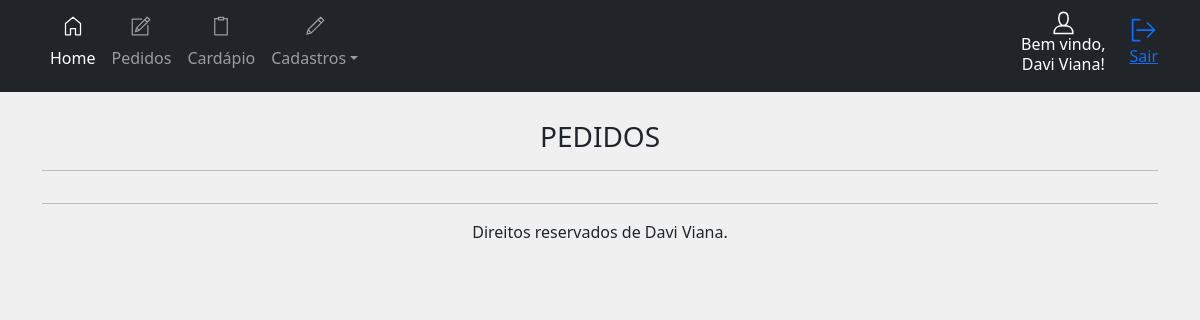
The app's page /painel/pedidos (signed in), older data.
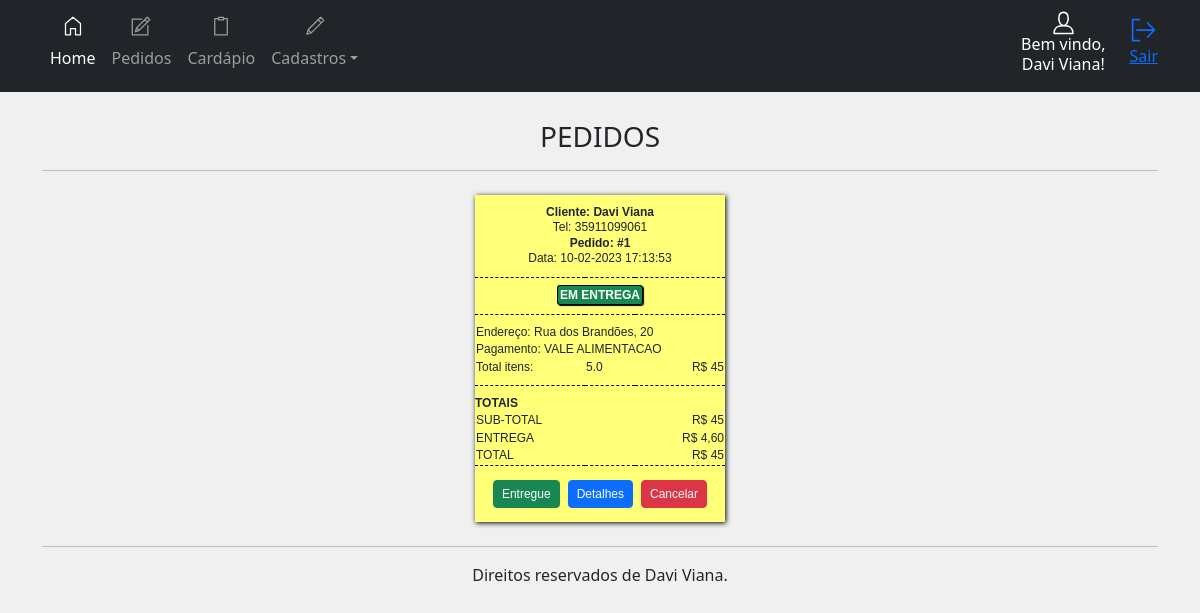
The same page, newer data.
### app/__init__.py (models this page shows, shortened)
class users(UserMixin, db.Model):
    id = db.Column(db.Integer, primary_key=True, autoincrement=True)
    user = db.Column(db.String(10))
    nome = db.Column(db.String(50))
    email = db.Column(db.String(100))
    senha = db.Column(db.String(200))
    administrador = db.Column(db.String(20))
    situacao = db.Column(db.String(20))
    dt_criacao = db.Column(db.DATETIME)

class pedidos(UserMixin, db.Model):
    id = db.Column(db.Integer, primary_key=True)
    nome_cliente = db.Column(db.String(100))
    sub_total = db.Column(db.String(100))
    tipo_entrega = db.Column(db.String(100))
    total = db.Column(db.String(200))
    total_itens = db.Column(db.String(100))
    observacao = db.Column(db.String(200))
    pagamento = db.Column(db.String(100))
    endereco = db.Column(db.String(100))
    tel = db.Column(db.String(200))
    dt_pedido = db.Column(db.String(50))
    dt_inicio = db.Column(db.String(50))
    dt_concluido = db.Column(db.String(50))
    situacao = db.Column(db.String(50))

### app/panel.py (the view, shortened to what this page needs)
@bp.route('/pedido/<int:id>/<case>', methods=['POST', 'GET'])
@bp.route('/pedidos', methods=['POST', 'GET'])
@login_required
def pedidos_(id=None, case=None):
    menu_panel = load_menu()
    all_pedidos = pedidos.query.filter(
        pedidos.situacao != 'FINALIZADO', pedidos.situacao != 'CANCELADO').all()
    return render_template('panel/pedidos.html', menu_panel=menu_panel, all_pedidos=all_pedidos)

### app/__init__.py (called while the page is built)
@login_manager.user_loader
def get(user):
    return users.query.get(user)

def load_menu():
    empresa = cadempresa.query.filter_by(id=1).first()
    if empresa is None:
        nome_empresa = 'NOME EMPRESA'
    else:
        nome_empresa = empresa.nome_empresa
    nome = current_user.nome
    badgeOrder = pedidos.query.filter_by(situacao='PENDENTE').all()
    return nome, nome_empresa, len(badgeOrder)

### app/templates/panel/pedidos.html (shortened to what this page needs)
{% extends 'panel/home.html' %}
{% block panel %}
<br>
<h3 style="text-align: center;">PEDIDOS</h3>
<hr>
<div class="d-flex justify-content-around flex-wrap">
    {% for pedido in all_pedidos %}
    <table class="printer-ticket m-2">
        <thead>
            <tr>
                <th colspan="3">
                    <b>Cliente: {{ pedido.nome_cliente }}</b> <br>
                    Tel: {{ pedido.tel }} <br>
                    <b>Pedido: #{{ pedido.id }}</b> <br>
                    Data: {{ pedido.dt_pedido }}
                </th>
            </tr>
            <tr>
                <th class="ttu" colspan="3">
                    {% if pedido.situacao == 'PENDENTE' %}
                    <b class="situacao bg-danger">PENDENTE</b>
                    {% elif pedido.situacao == 'EM ANDAMENTO' %}
                    <b class="situacao bg-secondary">EM ANDAMENTO</b>
                    {% elif pedido.situacao == 'EM ENTREGA' %}
                    <b class="situacao bg-success">EM ENTREGA</b>
                    {% elif pedido.situacao == 'RETIRAR' %}
                    <b class="situacao bg-success">À RETIRAR</b>
                    {% endif %}
                </th>
            </tr>
        </thead>
        <tbody>
            <tr class="top">
                <td colspan="3">Endereço: {{ pedido.endereco }}</td>
            </tr>
            <tr>
                <td colspan="3">Pagamento: {{ pedido.pagamento }}</td>
            </tr>
            <tr>
                <td>Total itens:</td>
                <td>5.0</td>
                <td>R$ {{ pedido.sub_total }}</td>
            </tr>
        </tbody>
        <tfoot>
            <tr class="sup ttu p--0">
                <td colspan="3">
                    <b>Totais</b>
                </td>
            </tr>
            <tr class="ttu">
                <td colspan="2">Sub-total</td>
                <td align="right">R$ {{ pedido.sub_total }}</td>
            </tr>
            {% if pedido.tipo_entrega == 'ENTREGA' %}
            <tr class="ttu">
                <td colspan="2">Entrega</td>
                <td align="right">R$ 4,60</td>
            </tr>
            {% else %}
            <tr class="ttu">
                <td colspan="2">Entrega</td>
                <td align="right">R$ 0,00</td>
            </tr>
            {% endif %}
            <tr class="ttu">
                <td colspan="2">Total</td>
                <td align="right">R$ {{ pedido.total }}</td>
            </tr>
            <tr class="sup">
                <td colspan="3" align="center">
                    <div class="d-flex justify-content-center">
                        {% if pedido.situacao == 'PENDENTE' %}
                        <form action="pedido/{{pedido.id}}/prepare" method="POST">
                            <button class="btn btn-success btn-sm m-1">Preparar</button>
                        </form>
                        {% elif pedido.situacao == 'EM ANDAMENTO' %}
                        <form action="pedido/{{pedido.id}}/deliver" method="POST">
                            <button class="btn btn-success btn-sm m-1">Entregar</button>
                        </form>
                        {% elif pedido.situacao == 'EM ENTREGA' %}
                        <form action="pedido/{{pedido.id}}/finalize" method="POST">
                            <button class="btn btn-success btn-sm m-1">Entregue</button>
                        </form>
                        {% elif pedido.situacao == 'RETIRAR' %}
                        <form action="pedido/{{pedido.id}}/finalize" method="POST">
                            <button class="btn btn-success btn-sm m-1">Retirado</button>
                        </form>
                        {% endif %}
                        <button type="button" class="btn btn-primary btn-sm m-1" data-bs-toggle="modal"
                            data-bs-target="#{{ pedido.id }}">Detalhes</button>
                        <form action="pedido/{{pedido.id}}/cancel" method="POST">
                            <button class="btn btn-danger btn-sm m-1">Cancelar</button>
                        </form>
                    </div>
                </td>
            </tr>
        </tfoot>
    </table>
    {% endfor %}
</div>
{% endblock %}

### app/templates/panel/home.html (shortened to what this page needs)
{% extends 'layout.html' %}
{% block content %}
<header>
    <nav class="navbar navbar-expand-lg navbar-dark bg-dark fixed-top">
        <div class="container">
            <div class="collapse navbar-collapse" id="navbarSupportedContent">
                <ul class="navbar-nav me-auto">
                    <li class="nav-item">
                        <a class="nav-link active " aria-current="page" href="{{url_for('panel.home')}}"><svg
                                id="i-home" xmlns="http://www.w3.org/2000/svg" viewBox="0 0 32 32" width="40"
                                height="20" fill="none" stroke="currentcolor" stroke-linecap="round"
                                stroke-linejoin="round" stroke-width="2"
                                class="position-relative top-0 start-50 translate-middle">
                                <path d="M12 20 L12 30 4 30 4 12 16 2 28 12 28 30 20 30 20 20 Z" />
                            </svg> <br>Home</a>
                    </li>
                    <li class="nav-item">
                        <a class="nav-link position-relative" href="{{url_for('panel.pedidos_')}}">  <br>Pedidos
                        </a>
                    </li>
                    <li class="nav-item">
                        <a class="nav-link" href="{{url_for('panel.cardapio')}}">  <br>Cardápio</a>
                    </li>
                    <li class="nav-item dropdown">
                        <a class="nav-link dropdown-toggle" href="#" id="navbarDropdown" role="button"
                            data-bs-toggle="dropdown" aria-expanded="false">  <br>Cadastros</a>
                    </li>
                </ul>
                <div class="d-flex flex-column align-items-center text-bg-dark me-4">
                    <h6 class="text-center">Bem vindo,<br> {{ menu_panel[0] }}!</h6>
                </div>
                <a href="{{url_for('auth.logout')}}" class="mt-2" role="button" title="Sair"><svg id="i-signout"
                        xmlns="http://www.w3.org/2000/svg" viewBox="0 0 32 32" width="28" height="28" fill="none"
                        stroke="currentcolor" stroke-linecap="round" stroke-linejoin="round" stroke-width="2">
                        <path d="M28 16 L8 16 M20 8 L28 16 20 24 M11 28 L3 28 3 4 11 4" />
                    </svg>
                    <p>Sair</p>
                </a>
            </div>
        </div>
    </nav>
</header>
<main class="container pt-5 mt-5">
    {% block panel %}{% endblock %}
    <hr>
</main>
<footer class="container pb-3" style="text-align: center;">
    Direitos reservados de Davi Viana.
</footer>
{% endblock %}

### app/templates/layout.html (shortened to what this page needs)
<!DOCTYPE html>
<html lang="en">
<head>
    <link href="https://cdn.jsdelivr.net/npm/bootstrap@5.3.0-alpha1/dist/css/bootstrap.min.css" rel="stylesheet"
>
    <link rel="stylesheet" href="{{ url_for('static', filename='/css/style.css') }}">
</head>
<body style="background-color: rgb(240, 240, 240);">
    {% block content %}{% endblock %}
</body>
</html>

### app/static/css/style.css (style rules this page uses)
.text-center { text-align: center; }
.ttu { text-transform: uppercase; }
.ttu .situacao { color: rgb(255, 255, 255); padding: 2px; border: 1px solid rgb(0, 0, 0); border-radius: 3px; box-shadow: 1px 1px 1px rgb(0, 0, 0); }
.printer-ticket { padding: 5px; margin-left: auto; margin-right: auto; background: rgb(255, 255, 120); box-shadow: 1px 1px 5px rgba(0, 0, 0); display: table !important; width: 100%; max-width: 250px; font-weight: light; line-height: 1.3em; }
.printer-ticket, .printer-ticket * { font-family: Tahoma, Geneva, sans-serif; font-size: 12px; }
.printer-ticket th:nth-child(2), .printer-ticket td:nth-child(2) { width: 50px; }
.printer-ticket th:nth-child(3), .printer-ticket td:nth-child(3) { width: 90px; text-align: right; }
.printer-ticket th { font-weight: inherit; padding: 10px 0; text-align: center; border-bottom: 1px dashed rgb(0, 0, 0); }
.printer-ticket tbody tr:last-child td { padding-bottom: 10px; }
.printer-ticket tfoot .sup td { padding: 10px 0; border-top: 1px dashed rgb(0, 0, 0); }
.printer-ticket tfoot .sup.p--0 td { padding-bottom: 0; }
.printer-ticket .top td { padding-top: 10px; }

Row changes from the older to the newer data that the page shows:
added pedidos: nome_cliente "Davi Viana", tel "35911099061", id "1", dt_pedido "10-02-2023 17:13:53", situacao "EM ENTREGA", endereco "Rua dos Brandões, 20", pagamento "VALE ALIMENTACAO", sub_total "45", tipo_entrega "ENTREGA", total "45"
